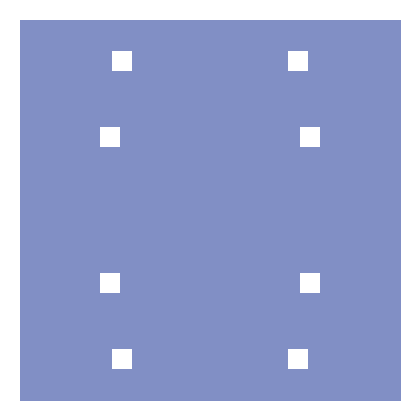

This chart was generated by the following Python code:
import os
import time
import numpy
import random
from PIL import Image

#inspired by github

rgb_array = []
random_rectangles = []

color = [int(numpy.random.rand(1)*255),int(numpy.random.rand(1)*255),int(numpy.random.rand(1)*255)]
width = 420
height = 420

def create_rectangles(rgb_array):
    rect_size = 20
    rand_num = random.choice([2,3,4,5,6])

    for i in range(rand_num):
        x = 1
        y = 1
        while(width%x==0 & height%y == 0):
            x = random.randint(20, 180 - rect_size)
            y = random.randint(20, 180 - rect_size)
    
        random_rectangles.append([y,            x,          rect_size,rect_size])
        random_rectangles.append([y,            width-20-x, rect_size,rect_size])
        random_rectangles.append([height-20-y,  x,          rect_size,rect_size])
        random_rectangles.append([height-20-y,  width-20-x, rect_size,rect_size])

    for rectangle in random_rectangles:

        for i in range(rectangle[0], rectangle[0] + rectangle[2]):
            for j in range(rectangle[1], rectangle[1] + rectangle[3]):
                for k in range(3):
                    try:
                        rgb_array[i][j][k] = 255
                    except:
                        print(i,j,x,y)
                    

def create_image():
    for i in range(height):
        twod_array = []
        for j in range(width):
            width_array = []
            for k in range(3):
                #code for generating rectangles
                minpad =20
                if(i<20 or i >400 or j <20 or j >400):
                    width_array.append(255)
                else:
                    #create code to randomise the length of the division factor
                    width_array.append(color[k])        
            twod_array.append(width_array)
        rgb_array.append(twod_array)

    create_rectangles(rgb_array)
    result = numpy.asarray(rgb_array)
    image = Image.fromarray(result.astype('uint8')).convert('RGB')
    image.save('gavatar.png')
    

create_image()
print("gavatar.png saved!")